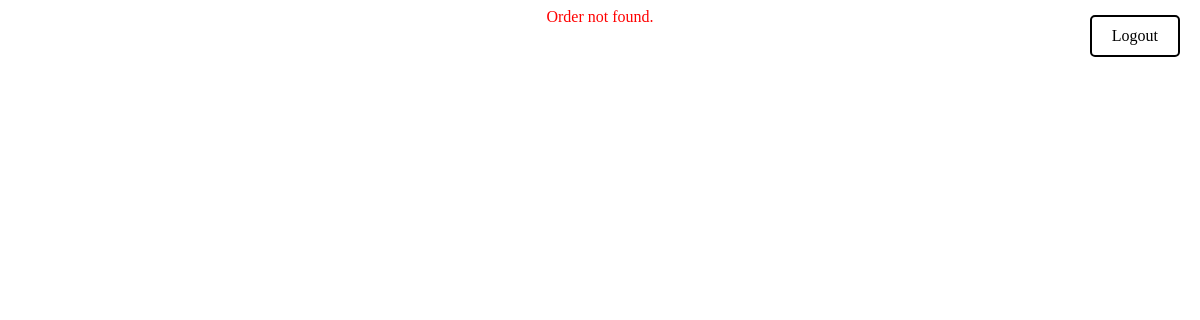
Before: /Generation.php?order_id=34 (signed in) with the older database file.
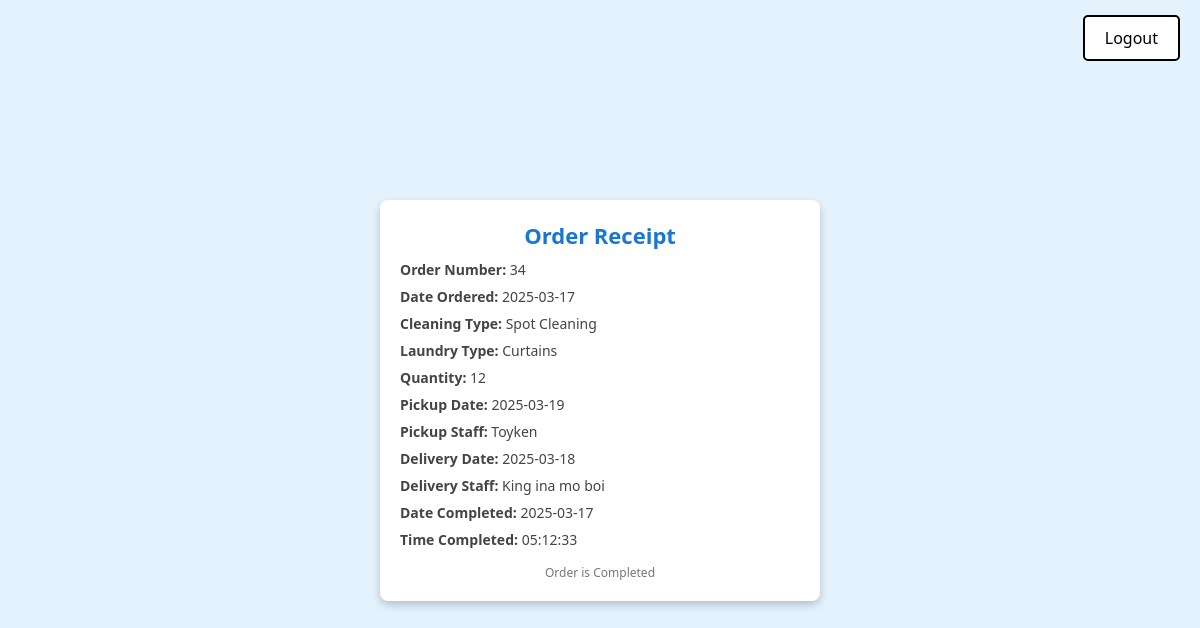
After: the same page with the newer database file.
### tables this page shows
CREATE TABLE `Receipts` (
  `Receipt_ID` int(11) NOT NULL AUTO_INCREMENT,
  `Order_ID` int(11) NOT NULL,
  `Delivery_ID` int(11) DEFAULT NULL,
  `Pickup_ID` int(11) DEFAULT NULL,
  `Date_completed` date DEFAULT NULL,
  `Time_completed` time DEFAULT NULL,
  `Status` enum('Checked','Unchecked') DEFAULT 'Unchecked',
  PRIMARY KEY (`Receipt_ID`),
  KEY `Orders_Receipts` (`Order_ID`),
  KEY `Delivery_Receipts` (`Delivery_ID`),
  KEY `Pickups_Receipts` (`Pickup_ID`),
  CONSTRAINT `Delivery_Receipts` FOREIGN KEY (`Delivery_ID`) REFERENCES `Delivery` (`Delivery_ID`),
  CONSTRAINT `Orders_Receipts` FOREIGN KEY (`Order_ID`) REFERENCES `Orders` (`Order_ID`),
  CONSTRAINT `Pickups_Receipts` FOREIGN KEY (`Pickup_ID`) REFERENCES `Pickups` (`Pickup_ID`)
);

CREATE TABLE `Orders` (
  `Order_ID` int(11) NOT NULL AUTO_INCREMENT,
  `Order_date` date NOT NULL,
  `Laundry_type` varchar(40) NOT NULL,
  `Laundry_quantity` varchar(40) NOT NULL,
  `Cleaning_type` varchar(40) NOT NULL,
  `Place` varchar(40) NOT NULL,
  `Priority_number` varchar(40) NOT NULL,
  `Status` varchar(250) DEFAULT NULL,
  `User_ID` int(11) NOT NULL,
  PRIMARY KEY (`Order_ID`),
  KEY `Users_Orders` (`User_ID`),
  CONSTRAINT `Users_Orders` FOREIGN KEY (`User_ID`) REFERENCES `Users` (`User_ID`)
);

CREATE TABLE `Pickups` (
  `Pickup_ID` int(11) NOT NULL AUTO_INCREMENT,
  `Date` date DEFAULT NULL,
  `Status` varchar(250) DEFAULT NULL,
  `Pickup_staff_name` varchar(40) DEFAULT NULL,
  `Contact_info` varchar(11) DEFAULT NULL,
  `Order_ID` int(11) NOT NULL,
  `User_ID` int(11) NOT NULL,
  PRIMARY KEY (`Pickup_ID`),
  KEY `Orders_Pickups` (`Order_ID`),
  KEY `Users_Pickups` (`User_ID`),
  CONSTRAINT `Orders_Pickups` FOREIGN KEY (`Order_ID`) REFERENCES `Orders` (`Order_ID`),
  CONSTRAINT `Users_Pickups` FOREIGN KEY (`User_ID`) REFERENCES `Users` (`User_ID`)
);

CREATE TABLE `Delivery` (
  `Delivery_ID` int(11) NOT NULL AUTO_INCREMENT,
  `Delivery_date` date DEFAULT NULL,
  `Delivery_staff_name` varchar(40) DEFAULT NULL,
  `Contact_info` varchar(40) DEFAULT NULL,
  `Status` varchar(250) DEFAULT NULL,
  `Order_ID` int(11) NOT NULL,
  `User_ID` int(11) NOT NULL,
  PRIMARY KEY (`Delivery_ID`),
  KEY `Orders_Delivery` (`Order_ID`),
  KEY `Users_Delivery` (`User_ID`),
  CONSTRAINT `Orders_Delivery` FOREIGN KEY (`Order_ID`) REFERENCES `Orders` (`Order_ID`),
  CONSTRAINT `Users_Delivery` FOREIGN KEY (`User_ID`) REFERENCES `Users` (`User_ID`)
);

### htdocs/Generation.php (the view, shortened to what this page needs)
<?php
include 'db_connect.php';
include 'Logout.php';
$order_id = mysqli_real_escape_string($conn, $_GET['order_id']);
$sql = "SELECT Receipts.*, Orders.Order_ID, Orders.Order_date, Orders.Laundry_type, Orders.Laundry_quantity,
               Orders.Cleaning_type, Orders.Place, Orders.Status,
               Delivery.Delivery_date, Delivery.Delivery_staff_name,
               Pickups.Date AS Pickup_Date, Pickups.Pickup_staff_name,
               Receipts.Date_completed, Receipts.Time_completed
        FROM Receipts
        INNER JOIN Orders ON Receipts.Order_ID = Orders.Order_ID
        LEFT JOIN Delivery ON Receipts.Delivery_ID = Delivery.Delivery_ID
        LEFT JOIN Pickups ON Receipts.Pickup_ID = Pickups.Pickup_ID
        WHERE Orders.Order_ID = '$order_id'";
$result = mysqli_query($conn, $sql);
$order = mysqli_fetch_assoc($result);
if (!$order) {
    echo "<p style='text-align:center; color:red;'>Order not found.</p>";
    exit();
}
?>
<!DOCTYPE html>
<html lang="en">
<head>
</head>
<body>
<div class="receipt-container">
    <div class="receipt-header">Order Receipt</div>
    <div class="receipt-info">
        <div><strong>Order Number:</strong> <?php echo htmlspecialchars($order["Order_ID"]); ?></div>
        <div><strong>Date Ordered:</strong> <?php echo htmlspecialchars($order["Order_date"]); ?></div>
        <div><strong>Cleaning Type:</strong> <?php echo htmlspecialchars($order["Cleaning_type"]); ?></div>
        <div><strong>Laundry Type:</strong> <?php echo htmlspecialchars($order["Laundry_type"]); ?></div>
        <div><strong>Quantity:</strong> <?php echo htmlspecialchars($order["Laundry_quantity"]); ?></div>
        <div><strong>Pickup Date:</strong> <?php echo htmlspecialchars($order["Pickup_Date"]) ?: "N/A"; ?></div>
        <div><strong>Pickup Staff:</strong> <?php echo htmlspecialchars($order["Pickup_staff_name"]) ?: "N/A"; ?></div>
        <div><strong>Delivery Date:</strong> <?php echo htmlspecialchars($order["Delivery_date"]) ?: "N/A"; ?></div>
        <div><strong>Delivery Staff:</strong> <?php echo htmlspecialchars($order["Delivery_staff_name"]) ?: "N/A"; ?></div>
        <div><strong>Date Completed:</strong> <?php echo htmlspecialchars($order["Date_completed"]) ?: "N/A"; ?></div>
        <div><strong>Time Completed:</strong> <?php echo htmlspecialchars($order["Time_completed"]) ?: "N/A"; ?></div>
    </div>
    <div class="receipt-footer">
        Order is <?php echo htmlspecialchars($order["Status"]); ?>
    </div>
</div>
</body>
</html>

Changed rows visible on the page:
added receipts: Order_ID.Order_ID "34", Order_ID.Order_date "2025-03-17", Order_ID.Cleaning_type "Spot Cleaning", Order_ID.Laundry_type "Curtains", Order_ID.Laundry_quantity "12", Pickup_ID.Date "2025-03-19", Pickup_ID.Pickup_staff_name "Toyken", Delivery_ID.Delivery_date "2025-03-18", Delivery_ID.Delivery_staff_name "King ina mo boi", Date_completed "2025-03-17", Time_completed "05:12:33", Order_ID.Status "Completed"
Other visible differences:
text no longer shown: "Order not found."
text now shown: "Order Receipt Order Number: Date Ordered: Cleaning Type: Laundry Type: Quantity: Pickup Date: Pickup Staff: Delivery Date: Delivery Staff: Date Completed: Time Completed: Order is"
